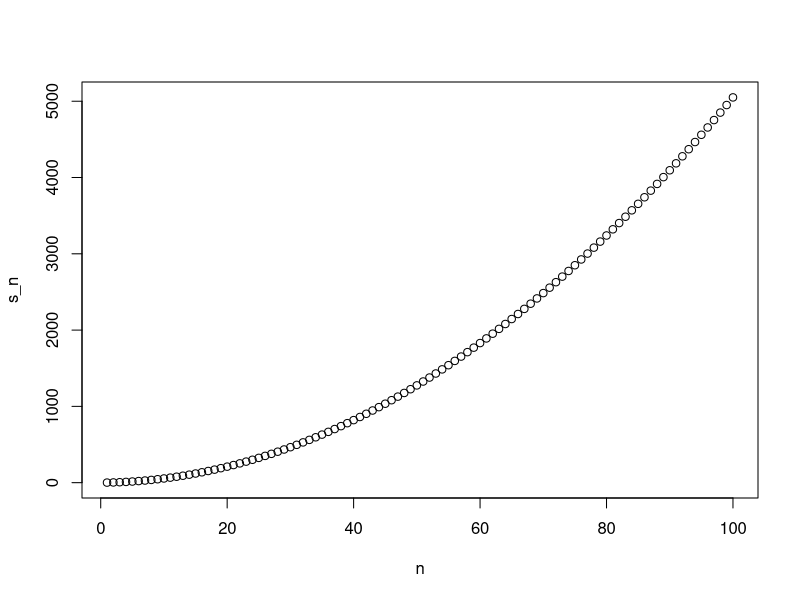
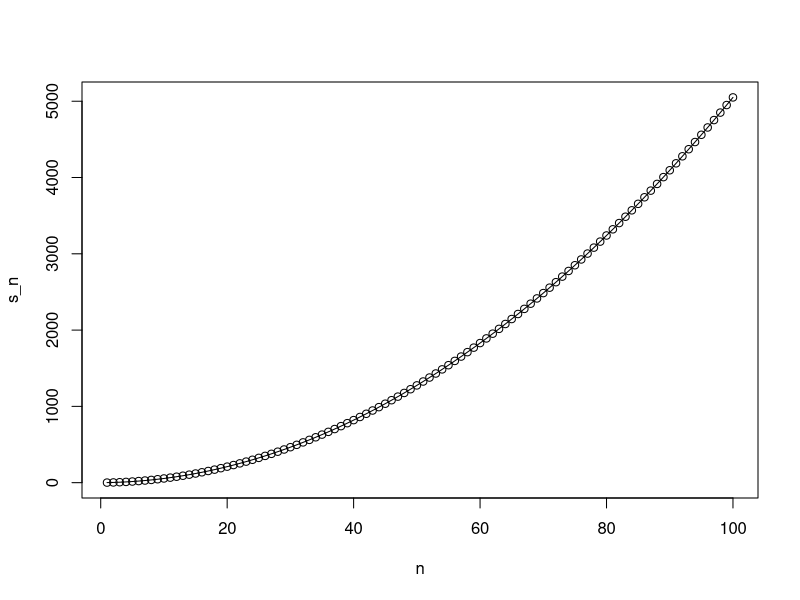
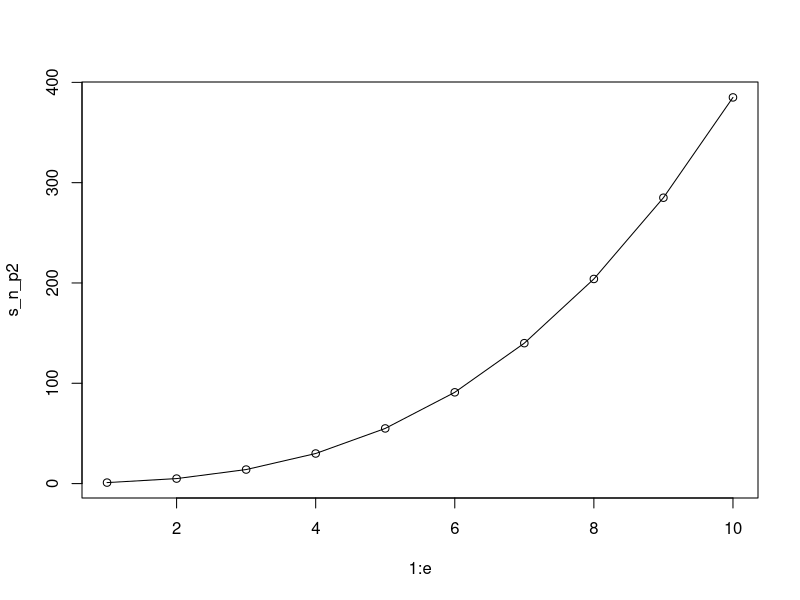

These charts were generated, in order, by the following R code:
#Sum of integers formula S = [n(n+1)]/2
library(dslabs)
#creating a function that computes the sum of integers 1 through n
sum_n <- function(n){
  stopifnot(length(n)==1L, is.finite(n), n >= 0, n == floor(n))
  x <- seq_len(n)
  sum(x)
}

#compute multiple equations for-loop

# a very simple for-loop
for(i in 1:3){
  print(i)
}
#Outcome:
#1
#2
#3

# a for-loop for our summation
# the sum of integers 1through n. We want to have that process for n over 1 to 100
m <- 100
#create an empty vector
s_n <- vector(length = m) 
for(n in 1:m){
  s_n[n] <- sum_n(n)
}

# creating a plot for our summation function
n <- 1:m
plot(n, s_n)
#Outcome:a plot

# a table of values comparing our function to the summation formula
head(data.frame(s_n = s_n, formula = n*(n+1)/2))
#Outcome: a table

# overlaying our function with the summation formula
plot(n, s_n)
lines(n, n*(n+1)/2)
#Outcome: a plot with a line on them


#creating a function that computes the sum of integers 1 through n^2
sum_n_p2 <- function(n){
  stopifnot(length(n)==1L, is.finite(n), n >= 0, n == floor(n))
  x <- seq_len(n)
  n_p2 <- x^2
  sum(n_p2)
}

sum_n_p2(10)
#Outcome:385
k <- 10
(k*(k+1)*(2*k+1))/6
#Outcome:385

# Double checking with the graph
# overlaying our function with the summation formula
e <- 10
s_n_p2 <- vector(length = e)
for(i in 1:e){
  s_n_p2[i] <- sum_n_p2(i)
}

plot(1:e, s_n_p2)

lines(seq_len(e), (seq_len(e)*(seq_len(e)+1)*(2*seq_len(e)+1))/6)
#Outcome: a plot with a line on them
